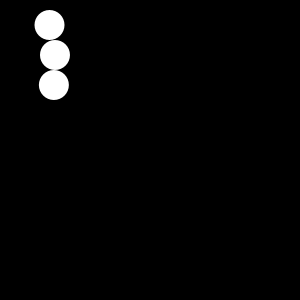
Frame 1 (no input)
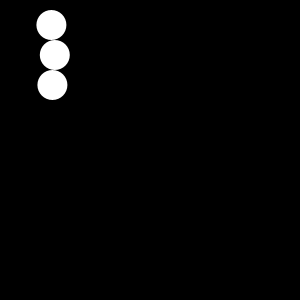
Frame 60 (the mouse pressed at the canvas centre just before this capture)
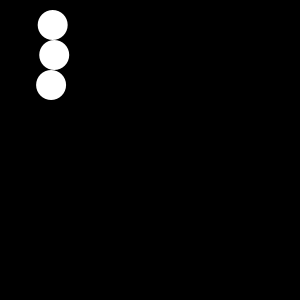
Frame 120 (the mouse held since frame 60 and released just before this capture)

The Processing sketch that drew these frames (run headless with seeded random() and noise(); from frame 60 on, the mouse is pressed at the canvas centre):

// Processing sketch: phaseShifting
// ── phaseShifting.pde
//The following example the x-coordinate 
//and diameter of circles change to demonstrate phase shifting. 
//Each circle has the same horizontal motion, but the 
//motion offset in time. 

float angle = 0.0;
float speed = 0.1;

void setup(){
  size(300, 300);
  noStroke();
  smooth();
  pixelDensity(2);
}
void draw(){
  background(0);
  angle = angle + speed;
  ellipse(50 + (sin(angle + PI) * 5), 25, 30, 30);
  ellipse(50 + (sin(angle + HALF_PI) * 5), 55, 30, 30);
  ellipse(50 + (sin(angle + QUARTER_PI) * 5), 85, 30, 30);
}
